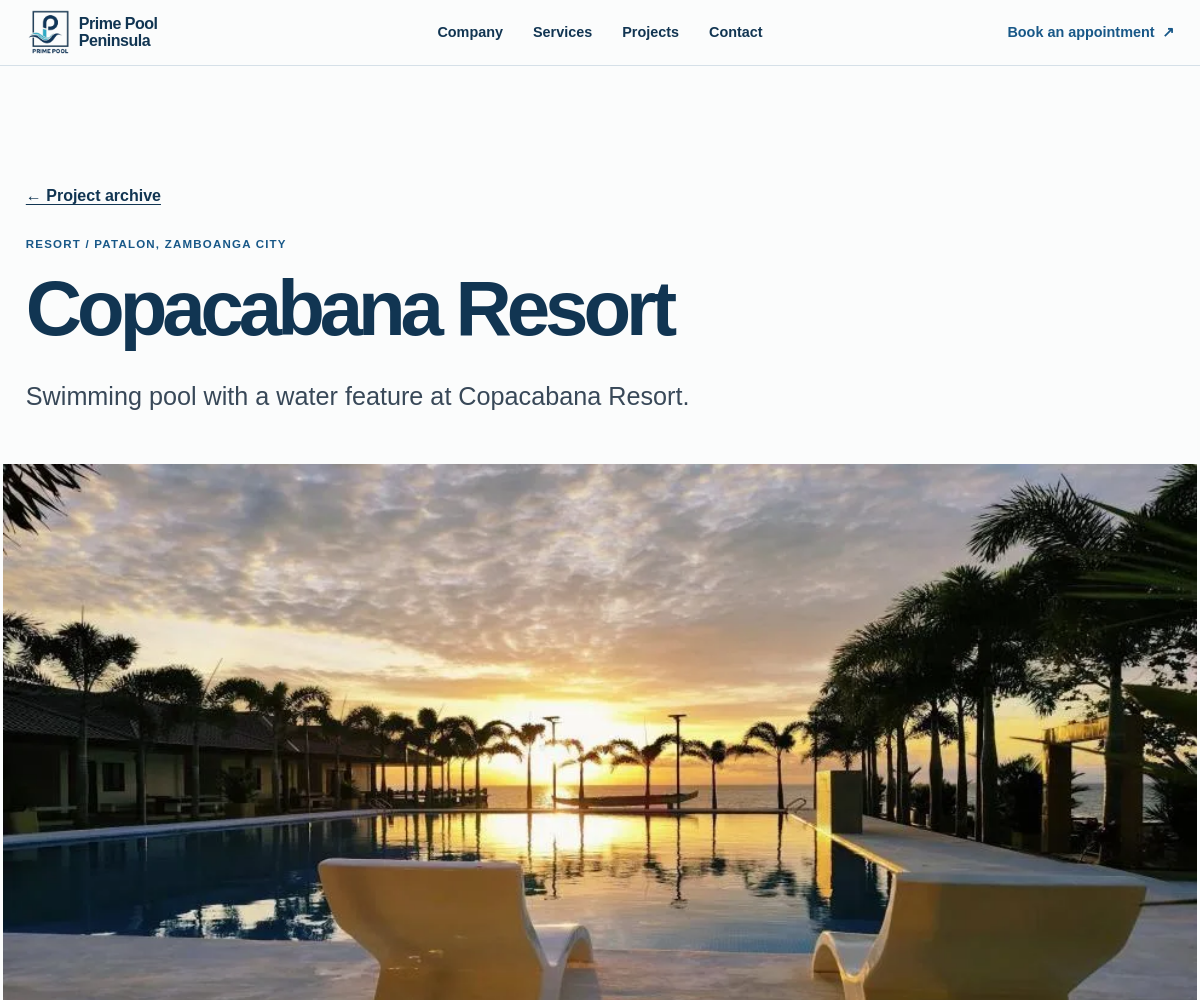
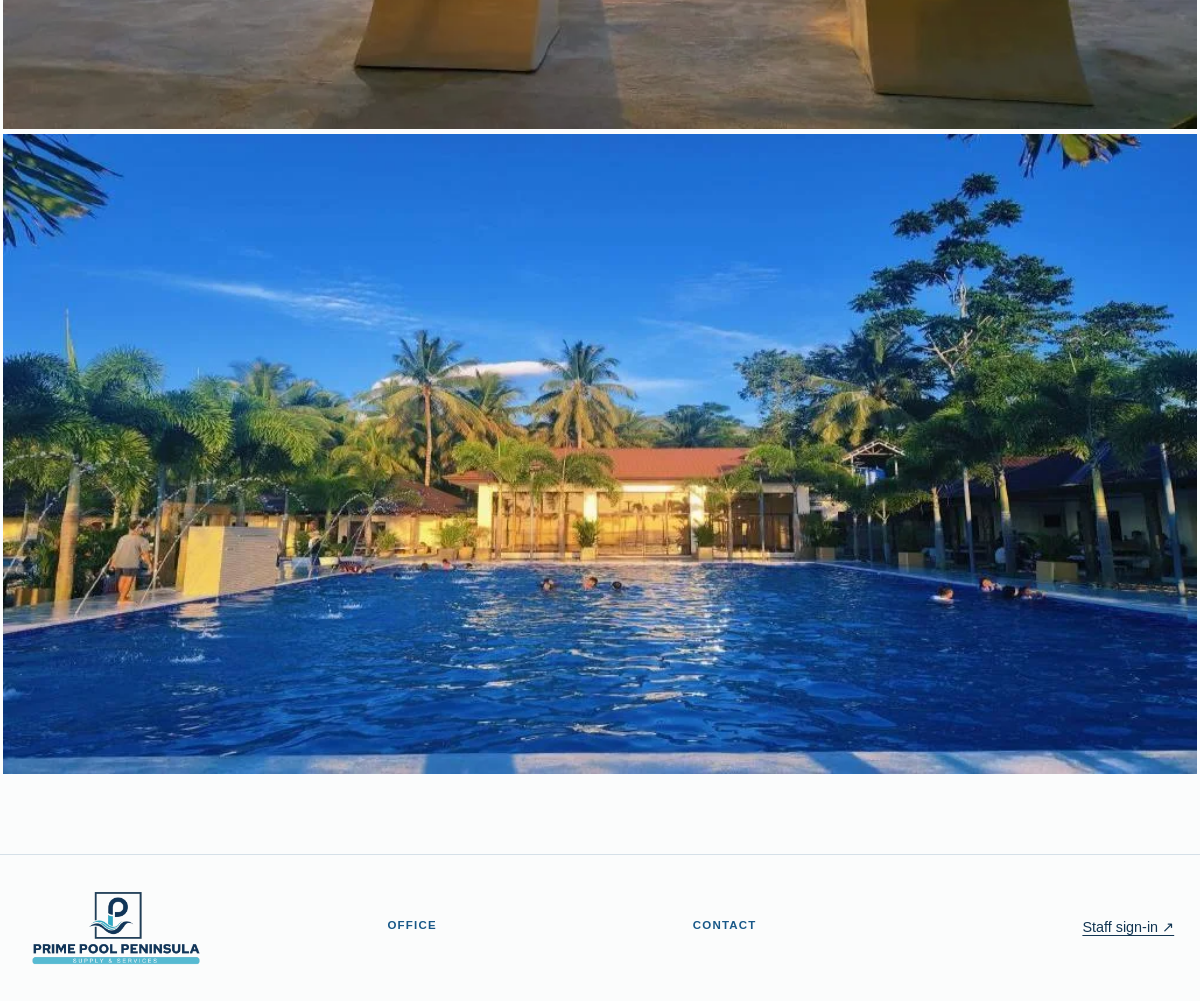
/index.php?page=project&id=2, run on the app's committed database (2 pictures, top to bottom).
### tables this page shows
CREATE TABLE IF NOT EXISTS content (
 id INT UNSIGNED AUTO_INCREMENT PRIMARY KEY, kind ENUM('company','service','portfolio') NOT NULL,
 slug VARCHAR(100) NOT NULL, title VARCHAR(180) NOT NULL, description TEXT NOT NULL, category VARCHAR(100),
 location VARCHAR(180), project_date DATE, published BOOLEAN NOT NULL DEFAULT 0, sort_order INT NOT NULL DEFAULT 0,
 UNIQUE (kind,slug), INDEX content_public (kind,published,sort_order)
);

CREATE TABLE IF NOT EXISTS content_images (
 id INT UNSIGNED AUTO_INCREMENT PRIMARY KEY, content_id INT UNSIGNED NOT NULL, path VARCHAR(255) NOT NULL,
 alt VARCHAR(180) NOT NULL, sort_order INT NOT NULL DEFAULT 0,
 UNIQUE (content_id,path), FOREIGN KEY (content_id) REFERENCES content(id) ON DELETE CASCADE
);

### app/bootstrap.php (called while the page is built, shortened)
<?php
function config(): array {
    static $config;
    if ($config===null) {
        $config=array_replace(require ROOT.'/config.example.php',
            is_file(ROOT.'/config.local.php') ? require ROOT.'/config.local.php' : []);
    }
    return $config;
}
function db(): PDO {
    static $pdo;
    $c = config();
    return $pdo ??= new PDO("mysql:host={$c['host']};port={$c['port']};dbname={$c['database']};charset=utf8mb4",
        $c['username'], $c['password'], [PDO::ATTR_ERRMODE => PDO::ERRMODE_EXCEPTION,
        PDO::ATTR_DEFAULT_FETCH_MODE => PDO::FETCH_ASSOC, PDO::ATTR_EMULATE_PREPARES => false,
        PDO::MYSQL_ATTR_INIT_COMMAND => "SET time_zone = '+08:00'"]);
}
function run(string $sql, array $params = []): PDOStatement {
    $statement = db()->prepare($sql);
    $statement->execute($params);
    return $statement;
}
function rows(string $sql, array $params = []): array { return run($sql, $params)->fetchAll(); }
function one(string $sql, array $params = []): ?array { return run($sql, $params)->fetch() ?: null; }
function e(mixed $value): string { return htmlspecialchars(is_scalar($value) ? (string)$value : '', ENT_QUOTES | ENT_SUBSTITUTE, 'UTF-8'); }
function id(mixed $value): int {
    return (int)$value;
}

### config.example.php (called while the page is built)
<?php
return [
    'host' => '127.0.0.1', 'port' => 3306, 'database' => 'prime_pool_ads',
    'username' => 'root', 'password' => '',
    'message_mode' => 'demo',
    'message_gateway' => '', 'message_token' => '',
];

### app/content.php (called while the page is built, shortened)
<?php
function content_entry(string $kind,int $id,bool $includeHidden=false): array {
    $entry=one('SELECT * FROM content WHERE kind=? AND id=?'.($includeHidden?'':' AND published=1'),[$kind,$id]);
    $entry['images']=rows('SELECT * FROM content_images WHERE content_id=? ORDER BY sort_order,id',[$id]);
    return $entry;
}
function image_url(array $image): string {
    return str_starts_with($image['path'],'assets/')?$image['path']:'media.php?id='.$image['id'];
}

### public/index.php (the view, shortened to what this page needs)
<?php
require dirname(__DIR__).'/app/bootstrap.php';
require ROOT.'/app/content.php';
require ROOT.'/app/view.php';
$page='home'; $error=null; $company=[]; $projects=[]; $services=[]; $project=null; $category=null;
try {
    $page=choice($_GET,'page',['home','about','services','projects','project','contact'],false)??'home';
    if ($page==='project') $project=content_entry('portfolio',id($_GET['id']??null));
} catch(Throwable $e) { $error=safe_error($e); http_response_code(status_code($e)); }
require ROOT.'/app/public-layout.php';
?>
<main id="main">
<?php if ($error): ?>
<section class="reading"><h1>Page unavailable</h1><?php notice($error); ?></section>
<?php elseif ($page==='project' && $project): ?>
<section class="reading archive-intro">
  <a class="back" href="index.php?page=projects">← Project archive</a>
  <p class="eyebrow"><?= e($project['category']) ?> / <?= e($project['location']) ?></p>
  <h1><?= e($project['title']) ?></h1><p class="lede"><?= nl2br(e($project['description'])) ?></p>
</section>
<div class="project-images"><?php foreach($project['images'] as $image): ?><img src="<?= e(image_url($image)) ?>" alt="<?= e($image['alt']) ?>"><?php endforeach; ?></div>
<?php endif; ?>
</main>

### public/assets/site.css (style rules this page uses)
:root { --ink:#113552;--teal:#185888;--blue:#0878b8;--slate:#384858;--steel:#b8c8d8;--paper:#fbfcfc;--rule:#d5e0e8;--pad:clamp(16px,2.15vw,34px) }
* { box-sizing:border-box }
body { margin:0;background:var(--paper);color:var(--ink);font-family:Arial,Helvetica,sans-serif }
a { color:inherit;text-underline-offset:.2em }
img { display:block;max-width:100% }
.eyebrow,.section-line,.work-caption p { font-size:.72rem;letter-spacing:.105em;text-transform:uppercase;font-weight:700 }
.eyebrow { margin-bottom:17px;color:var(--teal) }
.reading { padding:clamp(55px,10vw,118px) var(--pad) clamp(65px,12vw,130px);max-width:1100px;min-height:65vh }
.reading h1,.admin-main h1 { font-size:clamp(2.45rem,6.5vw,5.4rem);font-weight:700;line-height:.99;letter-spacing:-.065em;margin:0 0 .4em;overflow-wrap:anywhere }
.reading .lede { font-size:clamp(1.14rem,2.1vw,1.65rem);line-height:1.42;max-width:760px;color:var(--slate) }
.archive-intro { padding-bottom:34px;min-height:auto }
.archive-grid,.project-images { padding-bottom:80px }
.project-images { display:grid;gap:5px;padding-inline:3px }
.project-images img { width:100%;max-height:85vh;object-fit:contain;background:#eaf0f3 }
.back { display:inline-block;margin-bottom:28px;font-weight:700 }

### data on the page
content: category "RESORT", location "PATALON, ZAMBOANGA CITY", title "Copacabana Resort", description "Swimming pool with a water feature at Copacabana Resort."
content_images: path (picture)
content_images: path (picture)

### other printed values
$label "Company"
$label "Services"
$label "Projects"
$label "Contact"
